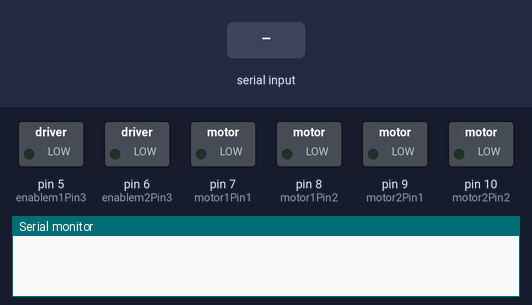
The sketch below on a simulated Arduino Uno, built with avr-gcc and run on an emulated ATmega328P. On the bench: switched loads named in the sketch (green lamp = pin HIGH), the last lines printed to the serial monitor. Inputs (shaded band) come from the test bench.

Above: at 1.2 s.
1.3 s: "F" received over Serial
At 1.7 s:
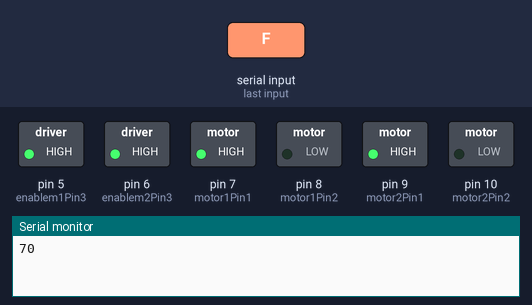
2.8 s: "L" received over Serial
At 4.0 s:
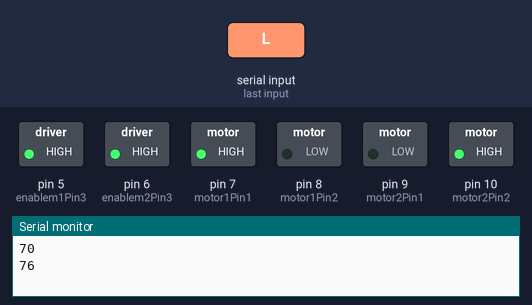
4.3 s: "R" received over Serial
At 5.2 s:
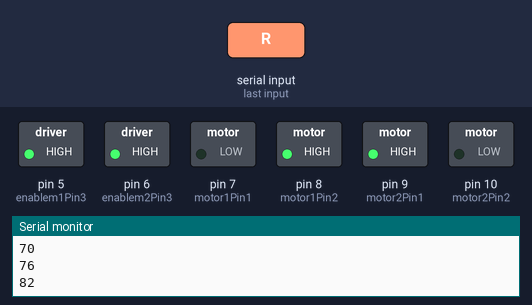
5.8 s: "J" received over Serial
At 6.3 s:
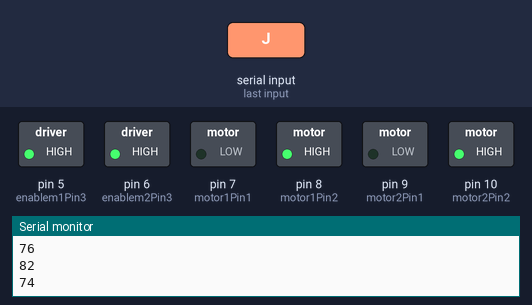
7.3 s: "G" received over Serial
At 8.5 s:
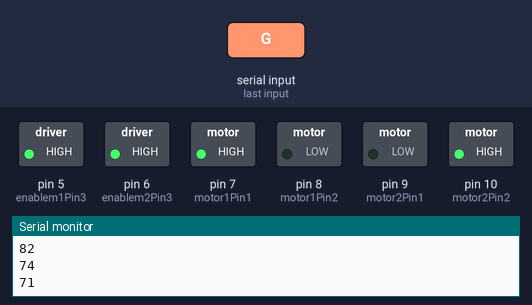
8.8 s: "I" received over Serial
At 9.8 s:
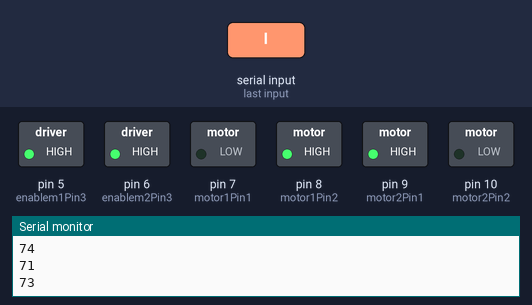
Timing chart, 0 to 11.3 s (numbered marks = the images above; inputs shaded):
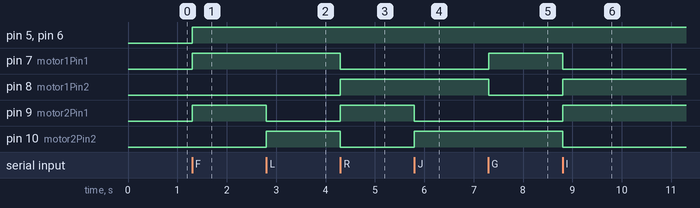

Measured:
- after the input at 1.3 s, pin 5 (enablem1Pin3), pin 6 (enablem2Pin3), pin 7 (motor1Pin1), pin 9 (motor2Pin1): LOW → HIGH at once
- after the input at 2.8 s, pin 9 (motor2Pin1): HIGH → LOW at once; pin 10 (motor2Pin2): LOW → HIGH at once
- after the input at 4.3 s, pin 7 (motor1Pin1), pin 10 (motor2Pin2): HIGH → LOW at once; pin 8 (motor1Pin2), pin 9 (motor2Pin1): LOW → HIGH at once
- after the input at 5.8 s, pin 9 (motor2Pin1): HIGH → LOW at once; pin 10 (motor2Pin2): LOW → HIGH at once
- after the input at 7.3 s, pin 7 (motor1Pin1): LOW → HIGH at once; pin 8 (motor1Pin2): HIGH → LOW at once
- after the input at 8.8 s, pin 7 (motor1Pin1), pin 10 (motor2Pin2): HIGH → LOW at once; pin 8 (motor1Pin2), pin 9 (motor2Pin1): LOW → HIGH at once

The sketch:

Zer0th_Soccer_BOT.ino
```cpp
 // Bluetooth RC Robot
 // Programmed By Garret Kamine


const int motor1Pin1 = 7;
const int motor1Pin2 = 8;
const int enablem1Pin3 = 5;
const int motor2Pin1 = 9;
const int motor2Pin2 = 10;
const int enablem2Pin3 = 6;

byte serialA;


void setup() {

 Serial.begin(9600);

    pinMode(motor1Pin1, OUTPUT);
    pinMode(motor1Pin2, OUTPUT);
    pinMode(enablem1Pin3, OUTPUT);
    pinMode(motor2Pin1, OUTPUT);
    pinMode(motor2Pin2, OUTPUT);
    pinMode(enablem2Pin3, OUTPUT);

}

void loop() {

if (Serial.available() > 0) {serialA = Serial.read();Serial.println(serialA);}

   switch (serialA) {
    // forward
   case 'F':
        digitalWrite(motor1Pin1, HIGH);
        digitalWrite(motor1Pin2, LOW);
        digitalWrite(motor2Pin1, HIGH);
        digitalWrite(motor2Pin2, LOW);
        digitalWrite(enablem1Pin3, 200);
        digitalWrite(enablem2Pin3, 200);
        break;

         // left
    case 'L':
        digitalWrite(motor1Pin1, HIGH);
        digitalWrite(motor1Pin2, LOW);
        digitalWrite(motor2Pin1, LOW);
        digitalWrite(motor2Pin2, HIGH);
        digitalWrite(enablem1Pin3, 200);
        digitalWrite(enablem2Pin3, 200);
        break;

    // right
    case 'R':
        digitalWrite(motor1Pin1, LOW);
        digitalWrite(motor1Pin2, HIGH);
        digitalWrite(motor2Pin1, HIGH);
        digitalWrite(motor2Pin2, LOW);
        digitalWrite(enablem1Pin3, 200);
        digitalWrite(enablem2Pin3, 200);

        break;

    // forward left
    case 'G':
        digitalWrite(motor1Pin1, HIGH);
        digitalWrite(motor1Pin2, LOW);
        digitalWrite(motor2Pin1, LOW);
        digitalWrite(motor2Pin2, HIGH);
        digitalWrite(enablem1Pin3, 200);
        digitalWrite(enablem2Pin3, 100);
        break;


    // forward right
    case 'I':
        digitalWrite(motor1Pin1, LOW);
        digitalWrite(motor1Pin2, HIGH);
        digitalWrite(motor2Pin1, HIGH);
        digitalWrite(motor2Pin2, LOW);
        digitalWrite(enablem1Pin3, 100);
        digitalWrite(enablem2Pin3, 200);
        break;


    // backward left
    case 'H':
        digitalWrite(motor1Pin1, HIGH);
        digitalWrite(motor1Pin2, LOW);
        digitalWrite(motor2Pin1, HIGH);
        digitalWrite(motor2Pin2, LOW);
        digitalWrite(enablem1Pin3, 100);
        digitalWrite(enablem2Pin3, 200);
        break;

    // backward right
    case 'J':
        digitalWrite(motor1Pin1, LOW);
        digitalWrite(motor1Pin2, HIGH);
        digitalWrite(motor2Pin1, LOW);
        digitalWrite(motor2Pin2, HIGH);
        digitalWrite(enablem1Pin3, 200);
        digitalWrite(enablem2Pin3, 100);
        break;

    // backward
    case 'B':

        digitalWrite(motor1Pin1, LOW);
        digitalWrite(motor1Pin2, HIGH);
        digitalWrite(motor2Pin1, LOW);
        digitalWrite(motor2Pin2, HIGH);
        digitalWrite(enablem1Pin3, 200);
        digitalWrite(enablem2Pin3, 200);
        break;

     // Stop
     case 'S':
        digitalWrite(motor1Pin1, LOW);
        digitalWrite(motor1Pin2, LOW);
        digitalWrite(motor2Pin1, LOW);
        digitalWrite(motor2Pin2, LOW);
        digitalWrite(enablem1Pin3, LOW);
        digitalWrite(enablem2Pin3, LOW); }
    }
```
